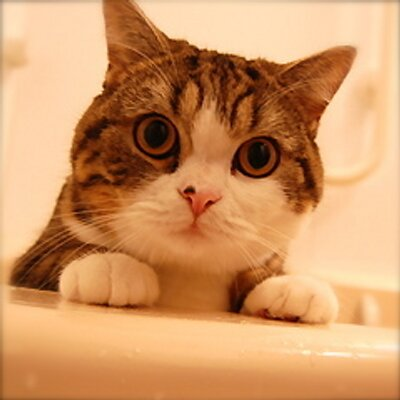
#> input picture Resources/maru.jpg, 400 x 400 px
$ python 6.chapter6_joining_images.py
#> lines starting #> are read from the running program, lines starting #| are printed output that depends on the picture
from cv2 import cv2
import numpy as np

img = cv2.imread("Resources/maru.jpg")
#> img is the input picture: shape (400, 400, 3); mean B, G, R 100.6, 149.7, 207.1

# Stack image horizontally
# imgHor = np.hstack((img,img))

# Stack image vertically
# imgVer = np.vstack((img,img))

# cv2.imshow("Horizontal", imgHor)
# cv2.imshow("Vertical", imgVer)


###Note, the above methods won't work if both image not the same channel (BGR), then it will not work because of the different matrix. So, we need to go for the below funtion (you don't necessarily understand the whole code. Just understand how to use)


def stackImages(scale,imgArray):
    rows = len(imgArray)
    cols = len(imgArray[0])
    rowsAvailable = isinstance(imgArray[0], list)
    width = imgArray[0][0].shape[1]
    height = imgArray[0][0].shape[0]
    if rowsAvailable:
        for x in range ( 0, rows):
            for y in range(0, cols):
                if imgArray[x][y].shape[:2] == imgArray[0][0].shape [:2]:
                    imgArray[x][y] = cv2.resize(imgArray[x][y], (0, 0), None, scale, scale)
                else:
                    imgArray[x][y] = cv2.resize(imgArray[x][y], (imgArray[0][0].shape[1], imgArray[0][0].shape[0]), None, scale, scale)
                if len(imgArray[x][y].shape) == 2: imgArray[x][y]= cv2.cvtColor( imgArray[x][y], cv2.COLOR_GRAY2BGR)
        imageBlank = np.zeros((height, width, 3), np.uint8)
        hor = [imageBlank]*rows
        hor_con = [imageBlank]*rows
        for x in range(0, rows):
            hor[x] = np.hstack(imgArray[x])
        ver = np.vstack(hor)
    else:
        for x in range(0, rows):
            if imgArray[x].shape[:2] == imgArray[0].shape[:2]:
                imgArray[x] = cv2.resize(imgArray[x], (0, 0), None, scale, scale)
            else:
                imgArray[x] = cv2.resize(imgArray[x], (imgArray[0].shape[1], imgArray[0].shape[0]), None,scale, scale)
            if len(imgArray[x].shape) == 2: imgArray[x] = cv2.cvtColor(imgArray[x], cv2.COLOR_GRAY2BGR)
        hor= np.hstack(imgArray)
        ver = hor
    return ver


imgGray = cv2.cvtColor(img,cv2.COLOR_BGR2GRAY)
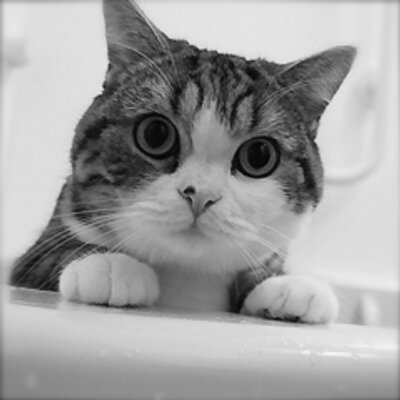
#> imgGray: shape (400, 400); min 1, max 248, mean 161.3

imgStack = stackImages(1,([img,imgGray,img],[img,img,img]))
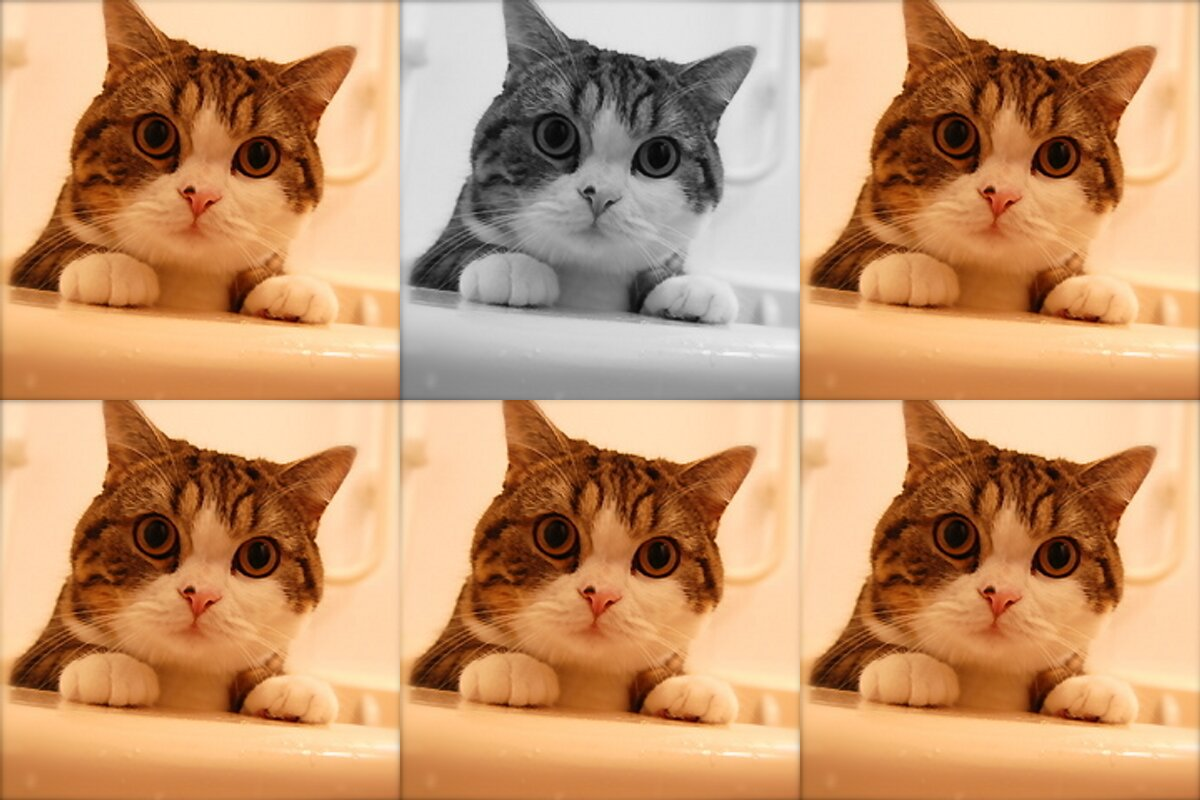
#> imgStack: shape (800, 1200, 3); mean B, G, R 110.7, 151.6, 199.5
cv2.imshow("ImageStack", imgStack)


cv2.waitKey(0)

$ run again, with Resources/cards.jpg copied over Resources/maru.jpg
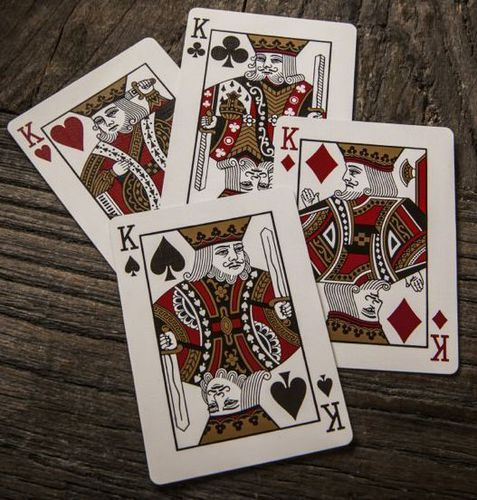
#> input picture Resources/cards.jpg, 477 x 500 px
#> img is the input picture: shape (500, 477, 3); mean B, G, R 88.1, 96.6, 109.6
#> `imgGray = cv2.cvtColor(img,cv2.COLOR_BGR2GRAY)`:
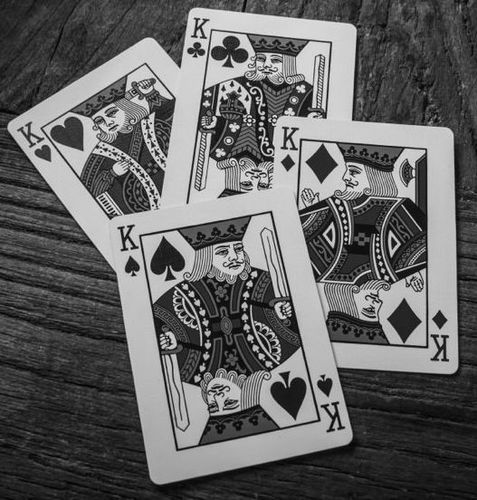
#> imgGray: shape (500, 477); min 1, max 251, mean 99.5
#> `imgStack = stackImages(1,([img,imgGray,img],[img,img,img]))`:
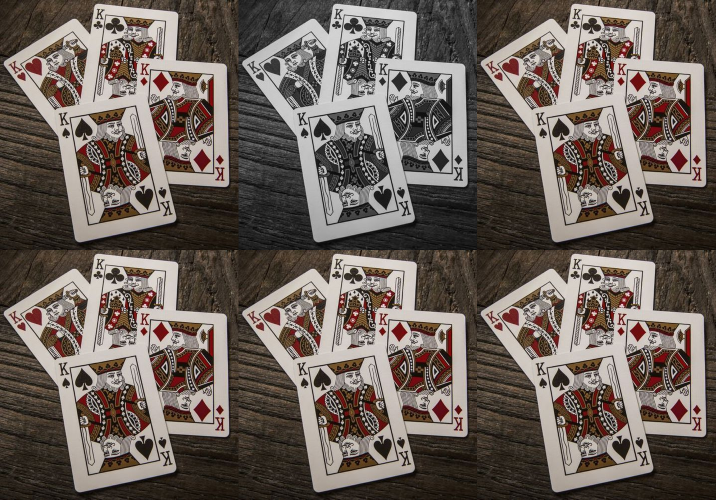
#> imgStack: shape (1000, 1431, 3) (shown at 1/2 size); mean B, G, R 90, 97, 107.9

$ run again, with Resources/khabib.jpg copied over Resources/maru.jpg
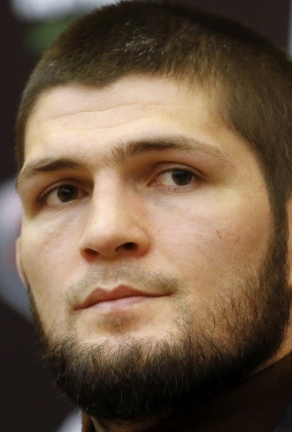
#> input picture Resources/khabib.jpg, 292 x 432 px
#> img is the input picture: shape (432, 292, 3); mean B, G, R 70.7, 90.9, 112.2
#> `imgGray = cv2.cvtColor(img,cv2.COLOR_BGR2GRAY)`:
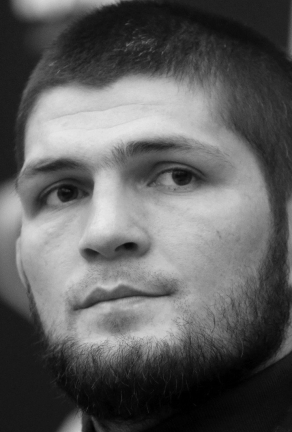
#> imgGray: shape (432, 292); min 0, max 233, mean 95
#> `imgStack = stackImages(1,([img,imgGray,img],[img,img,img]))`:
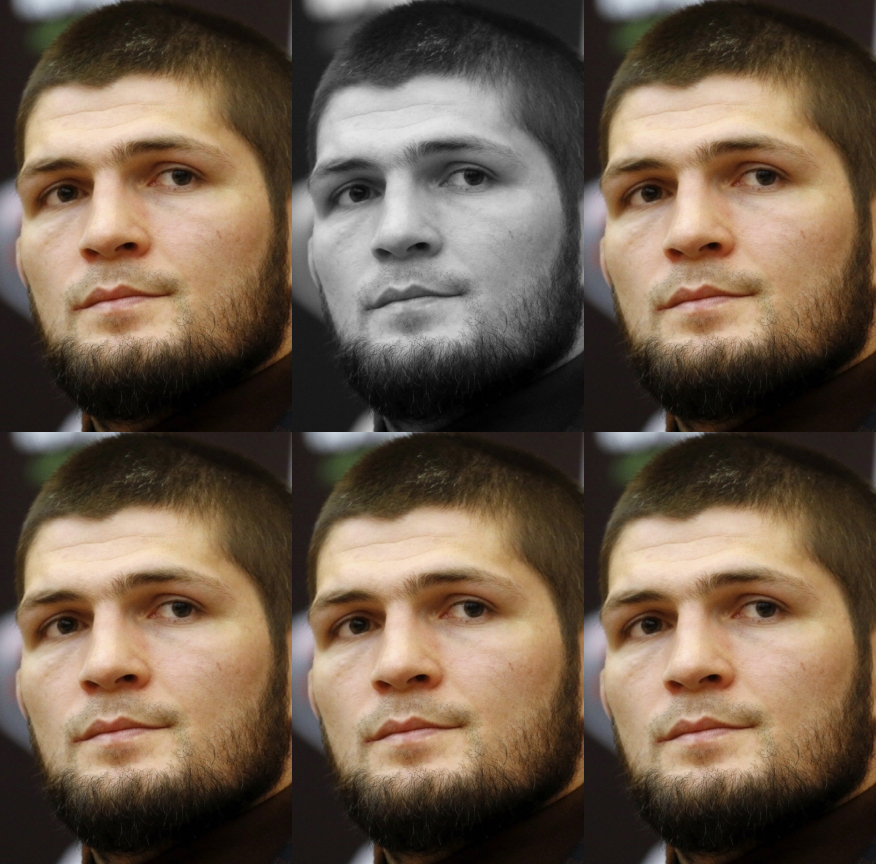
#> imgStack: shape (864, 876, 3); mean B, G, R 74.7, 91.6, 109.4
